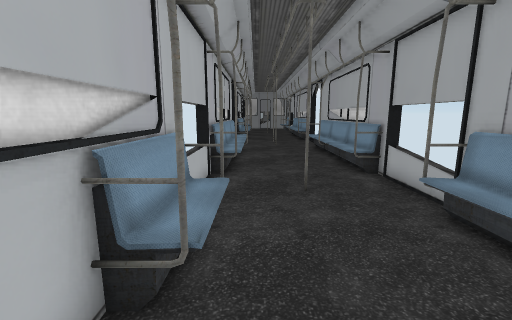
View 1 (above)

12 first-person views from a walk through a Unity game level. The camera is 1.2 m above the floor, tilts 10° down and sees 90° across. Doors are open. The floor is counted in squares, 0.5 m on a side. Each view is taken from the middle of a square. On the plan, view 1 faces up. The plan holds only what a view shows up to about 17 squares ahead; the rest is blank. The place goes on beyond the plan. The player is left out.

View 2
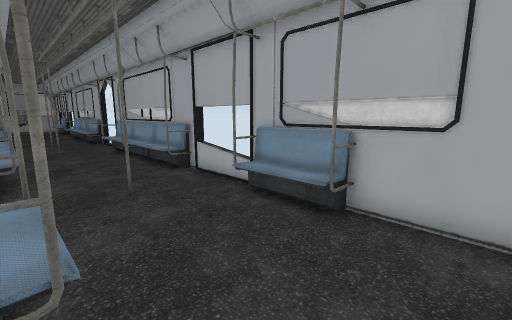

View 3
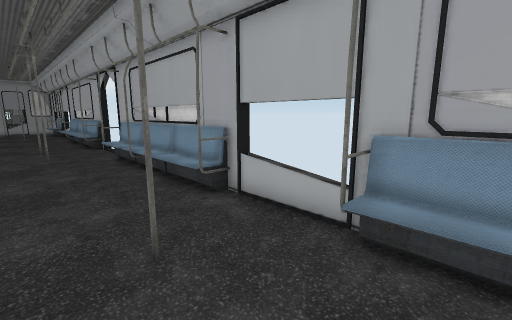

View 4
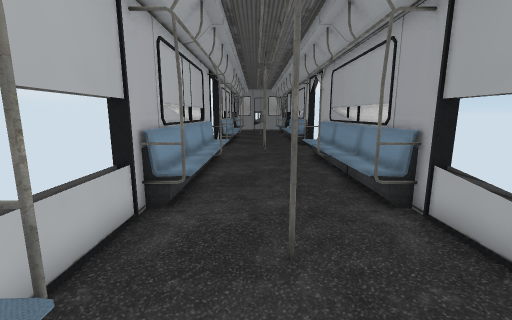

View 5
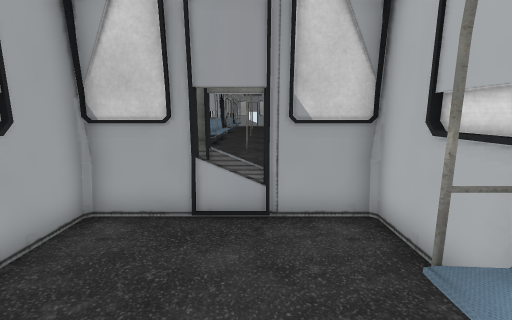

View 6
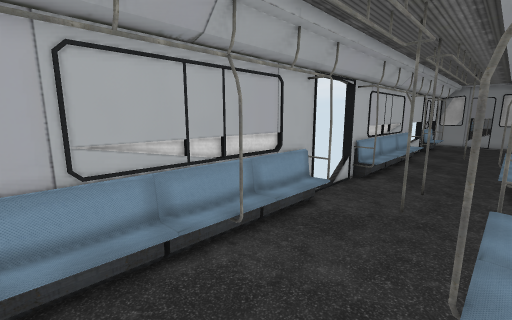

View 7
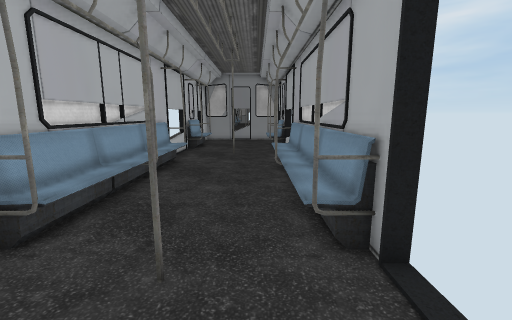

View 8
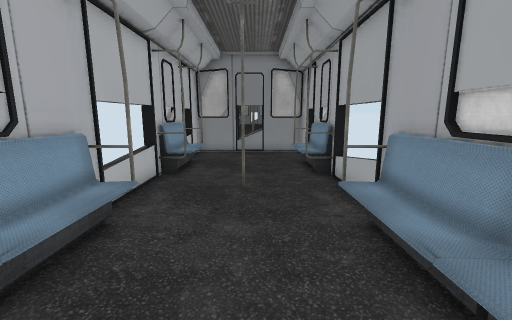

View 9
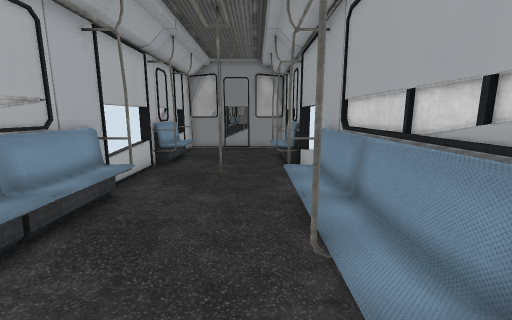

View 10
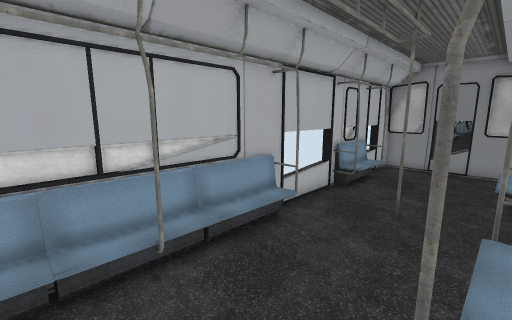

View 11
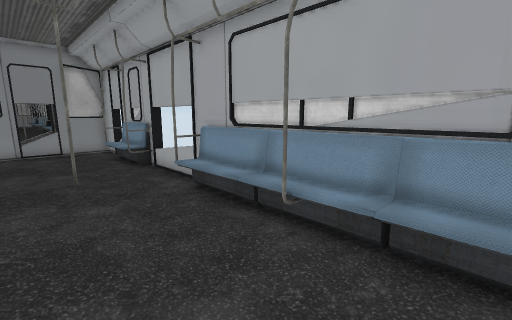

View 12
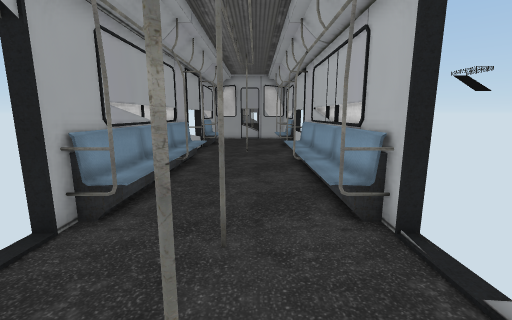

### Floor plan
Key: @ floor where view 1 was taken; # wall or solid block; x gap in a wall; . floor; / step, stairs or slope; D open door; R railing; O other object.
Columns run from 2 left of view 1 to 5 right of it. Each row starts with its distance up from view 1.
 45 ###DD###
 44 #......#
 43 D......D
 42 D......D
 41 #O....O#
 40 #O....O#
 39 #O....O#
 38 #R....RR
 37 D......D
 36 D...#..D
 35 D......D
 34 #.....##
 33 #O..../#
 32 #O..../#
 31 #O..../#
 30 #O..../#
 29 #x..../#
 28 #O..../#
 27 #O..../#
 26 #O..../#
 25 #O..../#
 24 ##....##
 23  ...#..D
 22  ......D
 21  ...#..D
 20 #.....##
 19 #O..../#
 18 #O..../#
 17 #O..../#
 16 #O..../#
 15 #x..../#
 14 #O..../#
 13 #O..../#
 12 #O..../#
 11 #O..../#
 10 ##....##
  9 D......D
  8 D...#..D
  7 D......D
  6 #......#
  5 #O....O#
  4 #O....O#
  3 #R....R#
  2 #......#
  1 #......#
  0 #.@....#
 -1 ###DD###

Positions as (right, up) in squares from view 1, and headings:
1: (0, 0), facing up
2: (-1, 0), facing up-right
3: (0, 4), facing up-right
4: (1, 4), facing up
5: (1, 5), facing down
6: (4, 11), facing up-left
7: (3, 20), facing up
8: (2, 28), facing up
9: (3, 26), facing up
10: (4, 27), facing up-left
11: (0, 26), facing up-right
12: (1, 25), facing down
